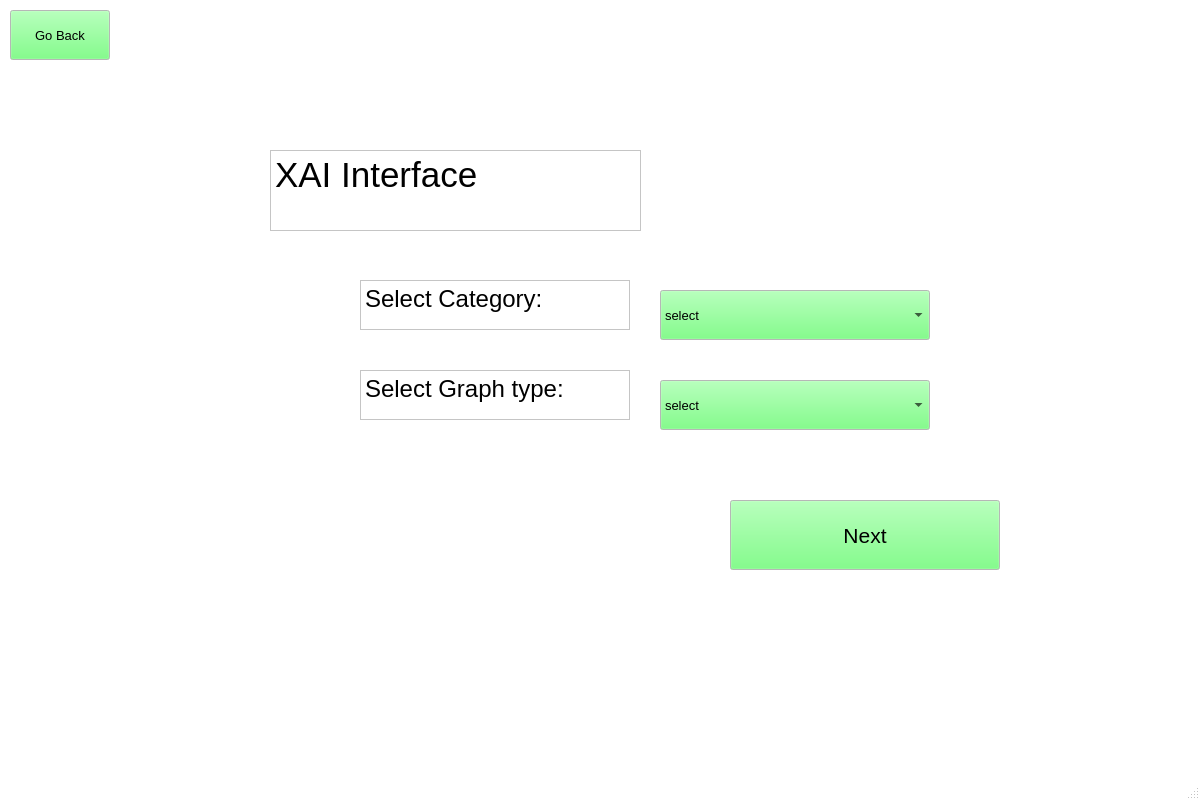
<?xml version="1.0" encoding="UTF-8"?>
<ui version="4.0">
 <class>MainWindow</class>
 <widget class="QMainWindow" name="MainWindow">
  <property name="geometry">
   <rect>
    <x>0</x>
    <y>0</y>
    <width>1200</width>
    <height>800</height>
   </rect>
  </property>
  <property name="palette">
   <palette>
    <active>
     <colorrole role="WindowText">
      <brush brushstyle="SolidPattern">
       <color alpha="255">
        <red>0</red>
        <green>0</green>
        <blue>0</blue>
       </color>
      </brush>
     </colorrole>
     <colorrole role="Button">
      <brush brushstyle="SolidPattern">
       <color alpha="255">
        <red>93</red>
        <green>255</green>
        <blue>104</blue>
       </color>
      </brush>
     </colorrole>
     <colorrole role="Light">
      <brush brushstyle="SolidPattern">
       <color alpha="255">
        <red>255</red>
        <green>255</green>
        <blue>255</blue>
       </color>
      </brush>
     </colorrole>
     <colorrole role="Midlight">
      <brush brushstyle="SolidPattern">
       <color alpha="255">
        <red>255</red>
        <green>255</green>
        <blue>255</blue>
       </color>
      </brush>
     </colorrole>
     <colorrole role="Dark">
      <brush brushstyle="SolidPattern">
       <color alpha="255">
        <red>127</red>
        <green>127</green>
        <blue>127</blue>
       </color>
      </brush>
     </colorrole>
     <colorrole role="Mid">
      <brush brushstyle="SolidPattern">
       <color alpha="255">
        <red>170</red>
        <green>170</green>
        <blue>170</blue>
       </color>
      </brush>
     </colorrole>
     <colorrole role="Text">
      <brush brushstyle="SolidPattern">
       <color alpha="255">
        <red>0</red>
        <green>0</green>
        <blue>0</blue>
       </color>
      </brush>
     </colorrole>
     <colorrole role="BrightText">
      <brush brushstyle="SolidPattern">
       <color alpha="255">
        <red>255</red>
        <green>255</green>
        <blue>255</blue>
       </color>
      </brush>
     </colorrole>
     <colorrole role="ButtonText">
      <brush brushstyle="SolidPattern">
       <color alpha="255">
        <red>0</red>
        <green>0</green>
        <blue>0</blue>
       </color>
      </brush>
     </colorrole>
     <colorrole role="Base">
      <brush brushstyle="SolidPattern">
       <color alpha="255">
        <red>255</red>
        <green>255</green>
        <blue>255</blue>
       </color>
      </brush>
     </colorrole>
     <colorrole role="Window">
      <brush brushstyle="SolidPattern">
       <color alpha="255">
        <red>255</red>
        <green>255</green>
        <blue>255</blue>
       </color>
      </brush>
     </colorrole>
     <colorrole role="Shadow">
      <brush brushstyle="SolidPattern">
       <color alpha="255">
        <red>0</red>
        <green>0</green>
        <blue>0</blue>
       </color>
      </brush>
     </colorrole>
     <colorrole role="AlternateBase">
      <brush brushstyle="SolidPattern">
       <color alpha="255">
        <red>255</red>
        <green>255</green>
        <blue>255</blue>
       </color>
      </brush>
     </colorrole>
     <colorrole role="ToolTipBase">
      <brush brushstyle="SolidPattern">
       <color alpha="255">
        <red>255</red>
        <green>255</green>
        <blue>220</blue>
       </color>
      </brush>
     </colorrole>
     <colorrole role="ToolTipText">
      <brush brushstyle="SolidPattern">
       <color alpha="255">
        <red>0</red>
        <green>0</green>
        <blue>0</blue>
       </color>
      </brush>
     </colorrole>
    </active>
    <inactive>
     <colorrole role="WindowText">
      <brush brushstyle="SolidPattern">
       <color alpha="255">
        <red>0</red>
        <green>0</green>
        <blue>0</blue>
       </color>
      </brush>
     </colorrole>
     <colorrole role="Button">
      <brush brushstyle="SolidPattern">
       <color alpha="255">
        <red>93</red>
        <green>255</green>
        <blue>104</blue>
       </color>
      </brush>
     </colorrole>
     <colorrole role="Light">
      <brush brushstyle="SolidPattern">
       <color alpha="255">
        <red>255</red>
        <green>255</green>
        <blue>255</blue>
       </color>
      </brush>
     </colorrole>
     <colorrole role="Midlight">
      <brush brushstyle="SolidPattern">
       <color alpha="255">
        <red>255</red>
        <green>255</green>
        <blue>255</blue>
       </color>
      </brush>
     </colorrole>
     <colorrole role="Dark">
      <brush brushstyle="SolidPattern">
       <color alpha="255">
        <red>127</red>
        <green>127</green>
        <blue>127</blue>
       </color>
      </brush>
     </colorrole>
     <colorrole role="Mid">
      <brush brushstyle="SolidPattern">
       <color alpha="255">
        <red>170</red>
        <green>170</green>
        <blue>170</blue>
       </color>
      </brush>
     </colorrole>
     <colorrole role="Text">
      <brush brushstyle="SolidPattern">
       <color alpha="255">
        <red>0</red>
        <green>0</green>
        <blue>0</blue>
       </color>
      </brush>
     </colorrole>
     <colorrole role="BrightText">
      <brush brushstyle="SolidPattern">
       <color alpha="255">
        <red>255</red>
        <green>255</green>
        <blue>255</blue>
       </color>
      </brush>
     </colorrole>
     <colorrole role="ButtonText">
      <brush brushstyle="SolidPattern">
       <color alpha="255">
        <red>0</red>
        <green>0</green>
        <blue>0</blue>
       </color>
      </brush>
     </colorrole>
     <colorrole role="Base">
      <brush brushstyle="SolidPattern">
       <color alpha="255">
        <red>255</red>
        <green>255</green>
        <blue>255</blue>
       </color>
      </brush>
     </colorrole>
     <colorrole role="Window">
      <brush brushstyle="SolidPattern">
       <color alpha="255">
        <red>255</red>
        <green>255</green>
        <blue>255</blue>
       </color>
      </brush>
     </colorrole>
     <colorrole role="Shadow">
      <brush brushstyle="SolidPattern">
       <color alpha="255">
        <red>0</red>
        <green>0</green>
        <blue>0</blue>
       </color>
      </brush>
     </colorrole>
     <colorrole role="AlternateBase">
      <brush brushstyle="SolidPattern">
       <color alpha="255">
        <red>255</red>
        <green>255</green>
        <blue>255</blue>
       </color>
      </brush>
     </colorrole>
     <colorrole role="ToolTipBase">
      <brush brushstyle="SolidPattern">
       <color alpha="255">
        <red>255</red>
        <green>255</green>
        <blue>220</blue>
       </color>
      </brush>
     </colorrole>
     <colorrole role="ToolTipText">
      <brush brushstyle="SolidPattern">
       <color alpha="255">
        <red>0</red>
        <green>0</green>
        <blue>0</blue>
       </color>
      </brush>
     </colorrole>
    </inactive>
    <disabled>
     <colorrole role="WindowText">
      <brush brushstyle="SolidPattern">
       <color alpha="255">
        <red>127</red>
        <green>127</green>
        <blue>127</blue>
       </color>
      </brush>
     </colorrole>
     <colorrole role="Button">
      <brush brushstyle="SolidPattern">
       <color alpha="255">
        <red>93</red>
        <green>255</green>
        <blue>104</blue>
       </color>
      </brush>
     </colorrole>
     <colorrole role="Light">
      <brush brushstyle="SolidPattern">
       <color alpha="255">
        <red>255</red>
        <green>255</green>
        <blue>255</blue>
       </color>
      </brush>
     </colorrole>
     <colorrole role="Midlight">
      <brush brushstyle="SolidPattern">
       <color alpha="255">
        <red>255</red>
        <green>255</green>
        <blue>255</blue>
       </color>
      </brush>
     </colorrole>
     <colorrole role="Dark">
      <brush brushstyle="SolidPattern">
       <color alpha="255">
        <red>127</red>
        <green>127</green>
        <blue>127</blue>
       </color>
      </brush>
     </colorrole>
     <colorrole role="Mid">
      <brush brushstyle="SolidPattern">
       <color alpha="255">
        <red>170</red>
        <green>170</green>
        <blue>170</blue>
       </color>
      </brush>
     </colorrole>
     <colorrole role="Text">
      <brush brushstyle="SolidPattern">
       <color alpha="255">
        <red>127</red>
        <green>127</green>
        <blue>127</blue>
       </color>
      </brush>
     </colorrole>
     <colorrole role="BrightText">
      <brush brushstyle="SolidPattern">
       <color alpha="255">
        <red>255</red>
        <green>255</green>
        <blue>255</blue>
       </color>
      </brush>
     </colorrole>
     <colorrole role="ButtonText">
      <brush brushstyle="SolidPattern">
       <color alpha="255">
        <red>127</red>
        <green>127</green>
        <blue>127</blue>
       </color>
      </brush>
     </colorrole>
     <colorrole role="Base">
      <brush brushstyle="SolidPattern">
       <color alpha="255">
        <red>255</red>
        <green>255</green>
        <blue>255</blue>
       </color>
      </brush>
     </colorrole>
     <colorrole role="Window">
      <brush brushstyle="SolidPattern">
       <color alpha="255">
        <red>255</red>
        <green>255</green>
        <blue>255</blue>
       </color>
      </brush>
     </colorrole>
     <colorrole role="Shadow">
      <brush brushstyle="SolidPattern">
       <color alpha="255">
        <red>0</red>
        <green>0</green>
        <blue>0</blue>
       </color>
      </brush>
     </colorrole>
     <colorrole role="AlternateBase">
      <brush brushstyle="SolidPattern">
       <color alpha="255">
        <red>255</red>
        <green>255</green>
        <blue>255</blue>
       </color>
      </brush>
     </colorrole>
     <colorrole role="ToolTipBase">
      <brush brushstyle="SolidPattern">
       <color alpha="255">
        <red>255</red>
        <green>255</green>
        <blue>220</blue>
       </color>
      </brush>
     </colorrole>
     <colorrole role="ToolTipText">
      <brush brushstyle="SolidPattern">
       <color alpha="255">
        <red>0</red>
        <green>0</green>
        <blue>0</blue>
       </color>
      </brush>
     </colorrole>
    </disabled>
   </palette>
  </property>
  <property name="windowTitle">
   <string>MainWindow</string>
  </property>
  <widget class="QWidget" name="centralwidget">
   <widget class="QTextBrowser" name="textBrowser">
    <property name="geometry">
     <rect>
      <x>270</x>
      <y>150</y>
      <width>371</width>
      <height>81</height>
     </rect>
    </property>
    <property name="html">
     <string>&lt;!DOCTYPE HTML PUBLIC &quot;-//W3C//DTD HTML 4.0//EN&quot; &quot;http://www.w3.org/TR/REC-html40/strict.dtd&quot;&gt;
&lt;html&gt;&lt;head&gt;&lt;meta name=&quot;qrichtext&quot; content=&quot;1&quot; /&gt;&lt;style type=&quot;text/css&quot;&gt;
p, li { white-space: pre-wrap; }
&lt;/style&gt;&lt;/head&gt;&lt;body style=&quot; font-family:'MS Shell Dlg 2'; font-size:7.8pt; font-weight:400; font-style:normal;&quot;&gt;
&lt;p style=&quot; margin-top:0px; margin-bottom:0px; margin-left:0px; margin-right:0px; -qt-block-indent:0; text-indent:0px;&quot;&gt;&lt;span style=&quot; font-size:26pt;&quot;&gt;XAI Interface&lt;/span&gt;&lt;/p&gt;&lt;/body&gt;&lt;/html&gt;</string>
    </property>
   </widget>
   <widget class="QTextBrowser" name="textBrowser_2">
    <property name="geometry">
     <rect>
      <x>360</x>
      <y>280</y>
      <width>270</width>
      <height>50</height>
     </rect>
    </property>
    <property name="font">
     <font>
      <pointsize>10</pointsize>
     </font>
    </property>
    <property name="html">
     <string>&lt;!DOCTYPE HTML PUBLIC &quot;-//W3C//DTD HTML 4.0//EN&quot; &quot;http://www.w3.org/TR/REC-html40/strict.dtd&quot;&gt;
&lt;html&gt;&lt;head&gt;&lt;meta name=&quot;qrichtext&quot; content=&quot;1&quot; /&gt;&lt;style type=&quot;text/css&quot;&gt;
p, li { white-space: pre-wrap; }
&lt;/style&gt;&lt;/head&gt;&lt;body style=&quot; font-family:'MS Shell Dlg 2'; font-size:10pt; font-weight:400; font-style:normal;&quot;&gt;
&lt;p style=&quot; margin-top:0px; margin-bottom:0px; margin-left:0px; margin-right:0px; -qt-block-indent:0; text-indent:0px;&quot;&gt;&lt;span style=&quot; font-size:18pt;&quot;&gt;Select Category:&lt;/span&gt;&lt;/p&gt;&lt;/body&gt;&lt;/html&gt;</string>
    </property>
   </widget>
   <widget class="QTextBrowser" name="textBrowser_3">
    <property name="geometry">
     <rect>
      <x>360</x>
      <y>370</y>
      <width>270</width>
      <height>50</height>
     </rect>
    </property>
    <property name="font">
     <font>
      <pointsize>10</pointsize>
     </font>
    </property>
    <property name="html">
     <string>&lt;!DOCTYPE HTML PUBLIC &quot;-//W3C//DTD HTML 4.0//EN&quot; &quot;http://www.w3.org/TR/REC-html40/strict.dtd&quot;&gt;
&lt;html&gt;&lt;head&gt;&lt;meta name=&quot;qrichtext&quot; content=&quot;1&quot; /&gt;&lt;style type=&quot;text/css&quot;&gt;
p, li { white-space: pre-wrap; }
&lt;/style&gt;&lt;/head&gt;&lt;body style=&quot; font-family:'MS Shell Dlg 2'; font-size:10pt; font-weight:400; font-style:normal;&quot;&gt;
&lt;p style=&quot; margin-top:0px; margin-bottom:0px; margin-left:0px; margin-right:0px; -qt-block-indent:0; text-indent:0px;&quot;&gt;&lt;span style=&quot; font-size:18pt;&quot;&gt;Select Graph type:&lt;/span&gt;&lt;/p&gt;&lt;/body&gt;&lt;/html&gt;</string>
    </property>
   </widget>
   <widget class="QComboBox" name="categoryBox">
    <property name="geometry">
     <rect>
      <x>660</x>
      <y>290</y>
      <width>270</width>
      <height>50</height>
     </rect>
    </property>
    <property name="font">
     <font>
      <pointsize>10</pointsize>
     </font>
    </property>
    <item>
     <property name="text">
      <string>select</string>
     </property>
    </item>
    <item>
     <property name="text">
      <string>Persian_cat</string>
     </property>
    </item>
    <item>
     <property name="text">
      <string>tabby</string>
     </property>
    </item>
    <item>
     <property name="text">
      <string>Madagascar_cat</string>
     </property>
    </item>
    <item>
     <property name="text">
      <string>lynx</string>
     </property>
    </item>
    <item>
     <property name="text">
      <string>pug</string>
     </property>
    </item>
    <item>
     <property name="text">
      <string>boxer</string>
     </property>
    </item>
    <item>
     <property name="text">
      <string>Norwich_terrier</string>
     </property>
    </item>
    <item>
     <property name="text">
      <string>kuvasz</string>
     </property>
    </item>
    <item>
     <property name="text">
      <string>minivan</string>
     </property>
    </item>
    <item>
     <property name="text">
      <string>police_van</string>
     </property>
    </item>
    <item>
     <property name="text">
      <string>cab</string>
     </property>
    </item>
    <item>
     <property name="text">
      <string>limousine</string>
     </property>
    </item>
    <item>
     <property name="text">
      <string>jeep</string>
     </property>
    </item>
    <item>
     <property name="text">
      <string>airliner</string>
     </property>
    </item>
    <item>
     <property name="text">
      <string>warplane</string>
     </property>
    </item>
    <item>
     <property name="text">
      <string>space_shuttle</string>
     </property>
    </item>
    <item>
     <property name="text">
      <string>catamaran</string>
     </property>
    </item>
    <item>
     <property name="text">
      <string>trimaran</string>
     </property>
    </item>
    <item>
     <property name="text">
      <string>container_ship</string>
     </property>
    </item>
    <item>
     <property name="text">
      <string>fireboat</string>
     </property>
    </item>
    <item>
     <property name="text">
      <string>American_coot</string>
     </property>
    </item>
    <item>
     <property name="text">
      <string>black_swan</string>
     </property>
    </item>
    <item>
     <property name="text">
      <string>white_stork</string>
     </property>
    </item>
    <item>
     <property name="text">
      <string>flamingo</string>
     </property>
    </item>
    <item>
     <property name="text">
      <string>teapot</string>
     </property>
    </item>
    <item>
     <property name="text">
      <string>coffeepot</string>
     </property>
    </item>
    <item>
     <property name="text">
      <string>wok</string>
     </property>
    </item>
    <item>
     <property name="text">
      <string>frying_pan</string>
     </property>
    </item>
    <item>
     <property name="text">
      <string>caldron</string>
     </property>
    </item>
    <item>
     <property name="text">
      <string>Crock_Pot</string>
     </property>
    </item>
    <item>
     <property name="text">
      <string>chimpanzee</string>
     </property>
    </item>
    <item>
     <property name="text">
      <string>gorilla</string>
     </property>
    </item>
    <item>
     <property name="text">
      <string>spider_monkey</string>
     </property>
    </item>
    <item>
     <property name="text">
      <string>Granny_Smith</string>
     </property>
    </item>
    <item>
     <property name="text">
      <string>orange</string>
     </property>
    </item>
    <item>
     <property name="text">
      <string>lemon</string>
     </property>
    </item>
    <item>
     <property name="text">
      <string>fig</string>
     </property>
    </item>
    <item>
     <property name="text">
      <string>zucchini</string>
     </property>
    </item>
    <item>
     <property name="text">
      <string>broccoli</string>
     </property>
    </item>
    <item>
     <property name="text">
      <string>head_cabbage</string>
     </property>
    </item>
    <item>
     <property name="text">
      <string>cauliflower</string>
     </property>
    </item>
   </widget>
   <widget class="QComboBox" name="graphBox">
    <property name="geometry">
     <rect>
      <x>660</x>
      <y>380</y>
      <width>270</width>
      <height>50</height>
     </rect>
    </property>
    <property name="font">
     <font>
      <pointsize>10</pointsize>
     </font>
    </property>
    <item>
     <property name="text">
      <string>select</string>
     </property>
    </item>
    <item>
     <property name="text">
      <string>undirected graph</string>
     </property>
    </item>
    <item>
     <property name="text">
      <string>directed graph</string>
     </property>
    </item>
    <item>
     <property name="text">
      <string>distances graph</string>
     </property>
    </item>
   </widget>
   <widget class="QPushButton" name="pushButton">
    <property name="geometry">
     <rect>
      <x>730</x>
      <y>500</y>
      <width>270</width>
      <height>70</height>
     </rect>
    </property>
    <property name="font">
     <font>
      <pointsize>16</pointsize>
     </font>
    </property>
    <property name="text">
     <string>Next</string>
    </property>
   </widget>
   <widget class="QPushButton" name="back_button">
    <property name="geometry">
     <rect>
      <x>10</x>
      <y>10</y>
      <width>100</width>
      <height>50</height>
     </rect>
    </property>
    <property name="font">
     <font>
      <pointsize>10</pointsize>
     </font>
    </property>
    <property name="text">
     <string>Go Back</string>
    </property>
   </widget>
  </widget>
  <widget class="QMenuBar" name="menubar">
   <property name="geometry">
    <rect>
     <x>0</x>
     <y>0</y>
     <width>1200</width>
     <height>26</height>
    </rect>
   </property>
  </widget>
  <widget class="QStatusBar" name="statusbar"/>
 </widget>
 <resources/>
 <connections/>
</ui>
